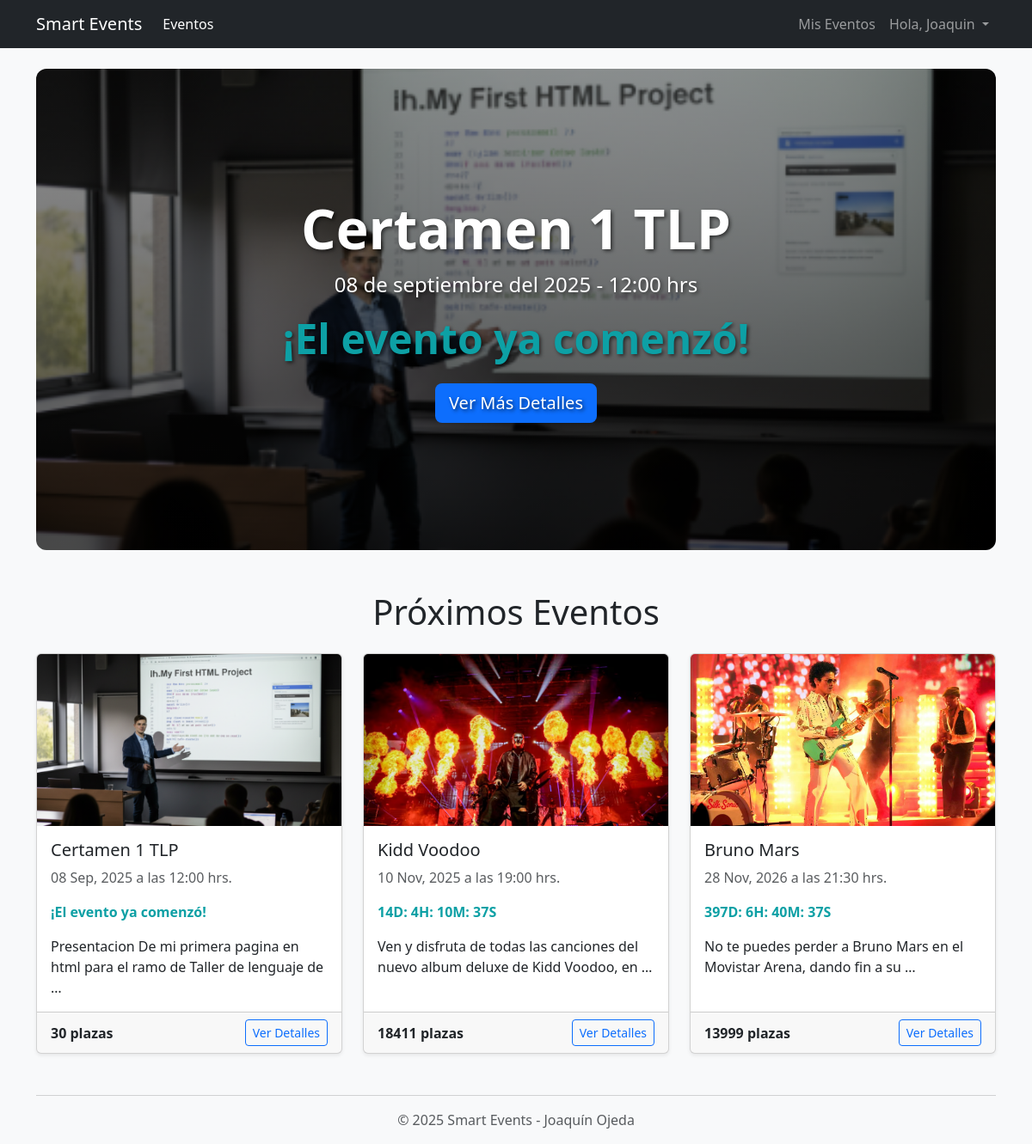
Screenshot of / (signed in) with the database file from the repository.
### core/models.py (models this page shows, shortened)
class Evento(models.Model):
    titulo = models.CharField(max_length=200)
    fecha_hora = models.DateTimeField()
    lugar = models.CharField(max_length=200)
    imagen = models.ImageField(upload_to='eventos/', null=True, blank=True)
    valor = models.DecimalField(max_digits=10, decimal_places=0, default=0)
    plazas_disponibles = models.PositiveIntegerField(default=20)
    descripcion = models.TextField(null=True, blank=True)
    categoria = models.ForeignKey(Categoria, on_delete=models.SET_NULL, null=True, blank=True)

### core/views.py (the view)
# urls.py: path('', views.index, name='index'),
def index(request):
    eventos_list = Evento.objects.filter(plazas_disponibles__gt=0).order_by('fecha_hora')
    featured_evento = eventos_list.first()
    otros_eventos = eventos_list
    eventos_totales = Evento.objects.count()
    usuarios_registrados = User.objects.count()
    inscripciones_totales = Inscripcion.objects.count()
    context = {
        'featured_evento': featured_evento,
        'otros_eventos': otros_eventos,
        'stats_eventos': eventos_totales,
        'stats_usuarios': usuarios_registrados,
        'stats_inscripciones': inscripciones_totales,
    }
    return render(request, 'core/index.html', context)

### templates/core/index.html (shortened to what this page needs)
{% extends 'base.html' %}
{% load static %}
{% block content %}
{% if featured_evento %}
    <section class="hero-evento-destacado mb-5"
             style="background-image: linear-gradient(rgba(0, 0, 0, 0.4), rgba(0, 0, 0, 0.7)), url('{{ featured_evento.imagen.url }}');">
        <div class="hero-contenido text-center text-white">
            <h1 class="display-3 fw-bold">{{ featured_evento.titulo }}</h1>
            <p class="lead fs-4">
                {{ featured_evento.fecha_hora|date:"d \d\e F \d\e\l Y" }} - {{ featured_evento.fecha_hora|time:"H:i" }} hrs
            </p>
            <div class="display-5 fw-bold countdown-timer"
                 data-fecha="{{ featured_evento.fecha_hora|date:'Y-m-d\TH:i:s' }}">
            </div>
            <a href="{% url 'evento_detalle' featured_evento.id %}" class="btn btn-primary btn-lg mt-4">
                Ver Más Detalles
            </a>
        </div>
    </section>
{% else %}
    <div class="text-center p-5 my-5">
        <h1 class="display-4">Bienvenidos a Smart Events</h1>
        <p class="lead">No hay eventos destacados por el momento.</p>
    </div>
{% endif %}
<section id="seccion-eventos">
    <div class="text-center mb-4">
        <h1>Próximos Eventos</h1>
    </div>
    <div class="row row-cols-1 row-cols-md-3 g-4">
        {% for evento in otros_eventos %}
        <div class="col">
            <div class="card h-100 shadow-sm">
                {% if evento.imagen %}
                    <img src="{{ evento.imagen.url }}" class="card-img-top" alt="{{ evento.titulo }}" style="height: 200px; object-fit: cover;">
                {% endif %}
                <div class="card-body">
                    <h5 class="card-title">{{ evento.titulo }}</h5>
                    <p class="card-text text-muted">
                        {{ evento.fecha_hora|date:"d M, Y \a \l\a\s H:i" }} hrs.
                    </p>
                    <p class="card-text fw-bold countdown-timer"
                       data-fecha="{{ evento.fecha_hora|date:'Y-m-d\TH:i:s' }}">
                    </p>
                    <p class="card-text">{{ evento.descripcion|truncatewords:15 }}</p>
                </div>
                <div class="card-footer d-flex justify-content-between align-items-center">
                    <strong>{{ evento.plazas_disponibles }} plazas</strong>
                    <a href="{% url 'evento_detalle' evento.id %}" class="btn btn-outline-primary btn-sm">Ver Detalles</a>
                </div>
            </div>
        </div>
        {% empty %}
        <div class="col-12">
            <p class="text-center">No hay más eventos disponibles por el momento.</p>
        </div>
        {% endfor %}
    </div>
</section> {% endblock %}

### templates/partials/_navbar.html (shortened to what this page needs)
<nav class="navbar navbar-expand-lg navbar-dark bg-dark">
  <div class="container">
    <a class="navbar-brand" href="{% url 'index' %}">
      Smart Events
    </a>
    <div class="collapse navbar-collapse" id="navbarNav">
      <ul class="navbar-nav me-auto mb-2 mb-lg-0">
        <li class="nav-item">
          <a class="nav-link active" aria-current="page" href="{% url 'index' %}#seccion-eventos">Eventos</a>
        </li>
        </ul>
      <ul class="navbar-nav ms-auto">
        {% if user.is_authenticated %}
          <li class="nav-item">
            <a class="nav-link" href="{% url 'mis_eventos' %}">Mis Eventos</a>
          </li>
          <li class="nav-item dropdown">
            <a class="nav-link dropdown-toggle" href="#" role="button" data-bs-toggle="dropdown">
              Hola, {{ user.username }}
            </a>
          </li>
        {% endif %}
      </ul>
    </div>
  </div>
</nav>

### static/css/styles.css (style rules this page uses)
.hero-evento-destacado { position: relative; height: 70vh; min-height: 450px; background-size: cover; background-position: center center; background-repeat: no-repeat; border-radius: 12px; overflow: hidden; display: flex; align-items: center; justify-content: center; }
.hero-contenido { padding: 20px; text-shadow: 2px 2px 4px rgba(0, 0, 0, 0.6); }
.countdown-timer { color: hsl(182, 85%, 35%); font-weight: bold; }
.navbar { background-color: #222; }
.btn-primary { background-color: #0d6efd; border: none; }
.btn-outline-primary { border-color: #0d6efd; color: #0d6efd; }
.card-img-top { width: 100%; height: 250px; object-fit: cover; }

### rows the page displays
Evento: imagen (picture), titulo "Certamen 1 TLP", fecha_hora "08 de septiembre del 2025", fecha_hora "12:00", fecha_hora "08 Sep, 2025 a las 12:00", descripcion "Presentacion De mi primera pagina en html para el ramo de Taller de lenguaje de …", plazas_disponibles "30"
Evento: imagen (picture), titulo "Kidd Voodoo", fecha_hora "10 Nov, 2025 a las 19:00", descripcion "Ven y disfruta de todas las canciones del nuevo album deluxe de Kidd Voodoo, en …", plazas_disponibles "18411"
Evento: imagen (picture), titulo "Bruno Mars", fecha_hora "28 Nov, 2026 a las 21:30", descripcion "No te puedes perder a Bruno Mars en el Movistar Arena, dando fin a su …", plazas_disponibles "13999"

### other values shown
{{ user.username }} "Joaquin"
